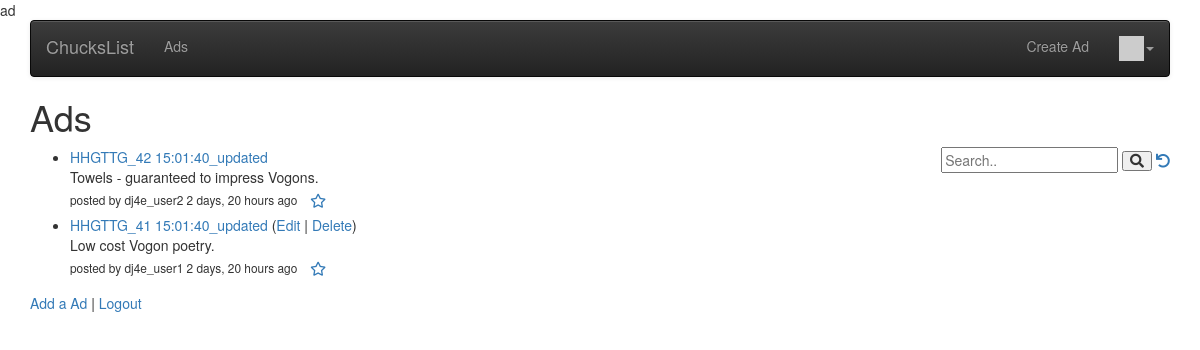
The app's page / (signed in), older data.
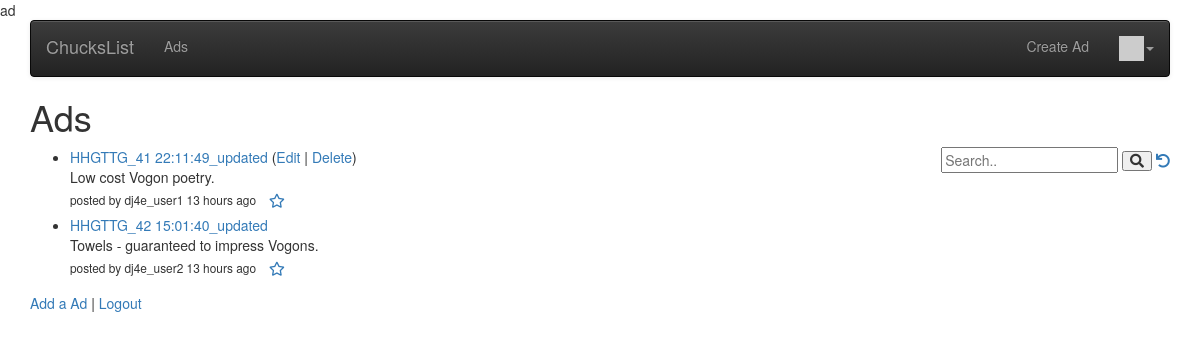
The same page, newer data.
### ads/models.py (models this page shows, shortened)
class Ad(models.Model) :
    title = models.CharField(
            max_length=200,
            validators=[MinLengthValidator(2, "Title must be greater than 2 characters")]
    )
    price = models.DecimalField(max_digits=7, decimal_places=2, null=True)
    text = models.TextField()
    owner = models.ForeignKey(settings.AUTH_USER_MODEL, on_delete=models.CASCADE)
    comments = models.ManyToManyField(settings.AUTH_USER_MODEL,
        through='Comment', related_name='comments_owned')
    created_at = models.DateTimeField(auto_now_add=True)
    updated_at = models.DateTimeField(auto_now=True)# Picture
    picture = models.BinaryField(null=True, editable=True)
    content_type = models.CharField(max_length=256, null=True, help_text='The MIMEType of the file')
    favorites = models.ManyToManyField(settings.AUTH_USER_MODEL,
        through='Fav', related_name='favorite_ads')

### ads/views.py (the view)
# urls.py: path('', views.AdListView.as_view()),
class AdListView(OwnerListView):
    model = Ad
    template_name = "ads/ad_list.html"
    def get(self, request) :
        strval =  request.GET.get("search", False)
        favorites = list()
        if request.user.is_authenticated:
            rows = request.user.favorite_ads.values('id')
            favorites = [ row['id'] for row in rows ]
        if strval :
            objects = Ad.objects.filter(title__contains=strval).select_related().order_by('-updated_at')[:10]
        else :
            objects = Ad.objects.select_related().all().order_by('-updated_at')#[:10]
        for obj in objects:
            obj.natural_updated = naturaltime(obj.updated_at)
        ctx = {'ad_list' : objects, 'search': strval, 'favorites': favorites}
        retval = render(request, self.template_name, ctx)
        dump_queries()
        return retval;

### ads/views.py (called while the page is built)
def dump_queries() :
    qs = connection.queries
    for q in qs:
        print(q)

### home/context_processors.py (called while the page is built)
def settings(request):
    return {
        'settings': django_settings,
    }

### home/templatetags/app_tags.py (called while the page is built)
@register.filter(name='gravatar')
def gravatar(user, size=35):
    email = str(user.email.strip().lower()).encode('utf-8')
    email_hash = md5(email).hexdigest()
    url = "//www.gravatar.com/avatar/{0}?s={1}&d=identicon&r=PG"
    return url.format(email_hash, size)

### ads/templates/ads/ad_list.html (shortened to what this page needs)
ad{% extends "base_menu.html" %}
{% block content %}
<h1>Ads</h1>
<div style="float:right">
<form>
  <input type="text" placeholder="Search.." name="search"
  >
  <button type="submit"><i class="fa fa-search"></i></button>
<a href="{% url 'ads:all' %}"><i class="fa fa-undo"></i></a>
</form>
</div>
<p>
{% if ad_list %}
<ul>
  {% for ad in ad_list %}
    <li>
        <a href="{% url 'ads:ad_detail'  ad.id %}">{{ ad.title }}</a>
        {% if ad.owner_id == user.id %}
        (<a href="{% url 'ads:ad_update' ad.id %}">Edit</a> |
        <a href="{% url 'ads:ad_delete' ad.id %}">Delete</a>)
        {% endif %}
        <div style="left:10px">
            {% if ad.text|length < 100 %}
                {{ ad.text }}
            {% else %}
                {{ ad.text|slice:"0:99" }}
                <a href="{% url 'ads:ad_detail'  ad.id %}">...</a>
            {% endif %}
        </div>
        <small>
        {% if ad.owner.username %}
            posted by {{ ad.owner.username }}
        {% endif %}
        {{ ad.natural_updated }}
        </small>
        {% if user.is_authenticated %}
        <a href="#" onclick=
             "favPost('{% url 'ads:ad_favorite' ad.id %}', {{ ad.id }} );return false;"
            id="unfavorite_star_{{ad.id}}">
        <span class="fa-stack" style="vertical-align: middle;">
        <i class="fa fa-star-o fa-stack-1x"></i>
        </span>
        </a>
        {% endif %}
    </li>
  {% endfor %}
</ul>
{% else %}
  <p>There are no ads in the database.</p>
{% endif %}
</p>
<p>
<a href="{% url 'ads:ad_create' %}">Add a Ad</a> |
{% if user.is_authenticated %}
<a href="{% url 'logout' %}?next={% url 'ads:all' %}">Logout</a>
{% else %}
<a href="{% url 'login' %}?next={% url 'ads:all' %}">Login</a>
{% endif %}
</p>
{% endblock %}

Row changes from the older to the newer data that the page shows:
removed Ad: title "HHGTTG_41 15:01:40_updated", shows "Edit", text "Low cost Vogon poetry.", owner.username "dj4e_user1", natural_updated "2 days, 20 hours ago"
added Ad: title "HHGTTG_41 22:11:49_updated", shows "Edit", text "Low cost Vogon poetry.", owner.username "dj4e_user1", natural_updated "13 hours ago"
changed Ad "HHGTTG_42 15:01:40_updated": natural_updated "2 days, 20 hours ago" → "13 hours ago"
